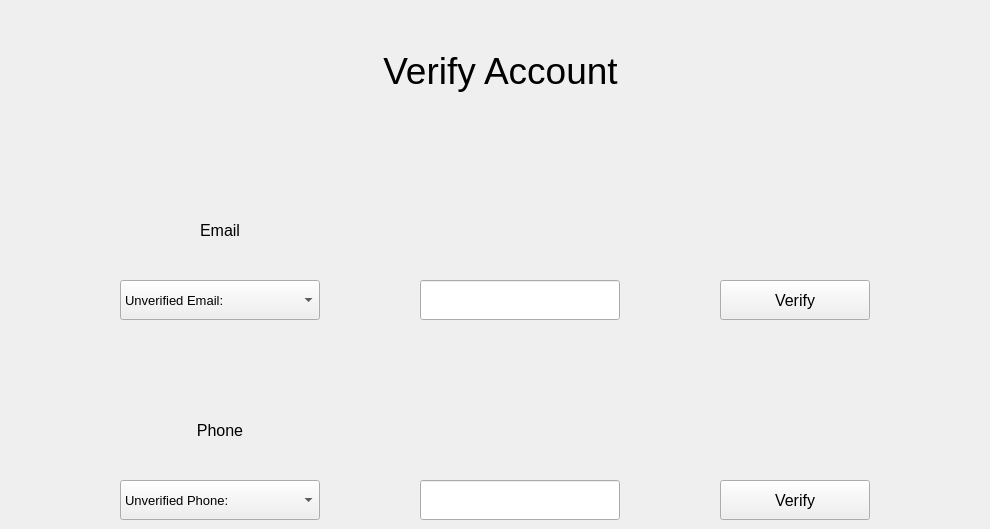
      <widget class="QWidget" name="tab_2">
       <attribute name="title">
        <string>2</string>
       </attribute>
       <widget class="QLineEdit" name="LE_verify_account_email_code">
        <property name="geometry">
         <rect>
          <x>420</x>
          <y>280</y>
          <width>200</width>
          <height>40</height>
         </rect>
        </property>
        <property name="sizePolicy">
         <sizepolicy hsizetype="Preferred" vsizetype="Preferred">
          <horstretch>0</horstretch>
          <verstretch>0</verstretch>
         </sizepolicy>
        </property>
        <property name="minimumSize">
         <size>
          <width>200</width>
          <height>40</height>
         </size>
        </property>
        <property name="maximumSize">
         <size>
          <width>200</width>
          <height>30</height>
         </size>
        </property>
        <property name="font">
         <font>
          <pointsize>12</pointsize>
         </font>
        </property>
        <property name="maxLength">
         <number>14</number>
        </property>
        <property name="alignment">
         <set>Qt::AlignCenter</set>
        </property>
       </widget>
       <widget class="QLineEdit" name="LE_verify_account_phone_code">
        <property name="geometry">
         <rect>
          <x>420</x>
          <y>480</y>
          <width>200</width>
          <height>40</height>
         </rect>
        </property>
        <property name="sizePolicy">
         <sizepolicy hsizetype="Preferred" vsizetype="Preferred">
          <horstretch>0</horstretch>
          <verstretch>0</verstretch>
         </sizepolicy>
        </property>
        <property name="minimumSize">
         <size>
          <width>200</width>
          <height>40</height>
         </size>
        </property>
        <property name="maximumSize">
         <size>
          <width>200</width>
          <height>30</height>
         </size>
        </property>
        <property name="font">
         <font>
          <pointsize>12</pointsize>
         </font>
        </property>
        <property name="maxLength">
         <number>14</number>
        </property>
        <property name="alignment">
         <set>Qt::AlignCenter</set>
        </property>
       </widget>
       <widget class="QLabel" name="label_11">
        <property name="geometry">
         <rect>
          <x>120</x>
          <y>210</y>
          <width>200</width>
          <height>40</height>
         </rect>
        </property>
        <property name="minimumSize">
         <size>
          <width>200</width>
          <height>40</height>
         </size>
        </property>
        <property name="maximumSize">
         <size>
          <width>200</width>
          <height>40</height>
         </size>
        </property>
        <property name="font">
         <font>
          <pointsize>12</pointsize>
         </font>
        </property>
        <property name="text">
         <string>Email</string>
        </property>
        <property name="alignment">
         <set>Qt::AlignCenter</set>
        </property>
       </widget>
       <widget class="QLabel" name="label_12">
        <property name="geometry">
         <rect>
          <x>120</x>
          <y>410</y>
          <width>200</width>
          <height>40</height>
         </rect>
        </property>
        <property name="minimumSize">
         <size>
          <width>200</width>
          <height>40</height>
         </size>
        </property>
        <property name="maximumSize">
         <size>
          <width>200</width>
          <height>40</height>
         </size>
        </property>
        <property name="font">
         <font>
          <pointsize>12</pointsize>
         </font>
        </property>
        <property name="text">
         <string>Phone</string>
        </property>
        <property name="alignment">
         <set>Qt::AlignCenter</set>
        </property>
       </widget>
       <widget class="QLabel" name="label_15">
        <property name="geometry">
         <rect>
          <x>20</x>
          <y>0</y>
          <width>961</width>
          <height>141</height>
         </rect>
        </property>
        <property name="font">
         <font>
          <pointsize>28</pointsize>
         </font>
        </property>
        <property name="text">
         <string>Verify Account</string>
        </property>
        <property name="alignment">
         <set>Qt::AlignCenter</set>
        </property>
       </widget>
       <widget class="QPushButton" name="PB_verify_account_email">
        <property name="geometry">
         <rect>
          <x>720</x>
          <y>280</y>
          <width>150</width>
          <height>40</height>
         </rect>
        </property>
        <property name="sizePolicy">
         <sizepolicy hsizetype="Minimum" vsizetype="Fixed">
          <horstretch>150</horstretch>
          <verstretch>30</verstretch>
         </sizepolicy>
        </property>
        <property name="minimumSize">
         <size>
          <width>150</width>
          <height>40</height>
         </size>
        </property>
        <property name="maximumSize">
         <size>
          <width>150</width>
          <height>30</height>
         </size>
        </property>
        <property name="font">
         <font>
          <pointsize>12</pointsize>
         </font>
        </property>
        <property name="text">
         <string>Verify</string>
        </property>
       </widget>
       <widget class="QPushButton" name="PB_verify_account_phone">
        <property name="geometry">
         <rect>
          <x>720</x>
          <y>480</y>
          <width>150</width>
          <height>40</height>
         </rect>
        </property>
        <property name="sizePolicy">
         <sizepolicy hsizetype="Minimum" vsizetype="Fixed">
          <horstretch>150</horstretch>
          <verstretch>30</verstretch>
         </sizepolicy>
        </property>
        <property name="minimumSize">
         <size>
          <width>150</width>
          <height>40</height>
         </size>
        </property>
        <property name="maximumSize">
         <size>
          <width>150</width>
          <height>30</height>
         </size>
        </property>
        <property name="font">
         <font>
          <pointsize>12</pointsize>
         </font>
        </property>
        <property name="text">
         <string>Verify</string>
        </property>
       </widget>
       <widget class="QComboBox" name="CB_verify_account_email">
        <property name="geometry">
         <rect>
          <x>120</x>
          <y>280</y>
          <width>200</width>
          <height>40</height>
         </rect>
        </property>
        <property name="minimumSize">
         <size>
          <width>200</width>
          <height>40</height>
         </size>
        </property>
        <property name="maximumSize">
         <size>
          <width>200</width>
          <height>40</height>
         </size>
        </property>
        <property name="font">
         <font>
          <pointsize>10</pointsize>
         </font>
        </property>
        <property name="contextMenuPolicy">
         <enum>Qt::DefaultContextMenu</enum>
        </property>
        <property name="currentText">
         <string>Unverified Email:</string>
        </property>
        <item>
         <property name="text">
          <string>Unverified Email:</string>
         </property>
        </item>
       </widget>
       <widget class="QComboBox" name="CB_verify_account_phone">
        <property name="geometry">
         <rect>
          <x>120</x>
          <y>480</y>
          <width>200</width>
          <height>40</height>
         </rect>
        </property>
        <property name="minimumSize">
         <size>
          <width>200</width>
          <height>40</height>
         </size>
        </property>
        <property name="maximumSize">
         <size>
          <width>200</width>
          <height>40</height>
         </size>
        </property>
        <property name="font">
         <font>
          <pointsize>10</pointsize>
         </font>
        </property>
        <property name="contextMenuPolicy">
         <enum>Qt::DefaultContextMenu</enum>
        </property>
        <property name="currentText">
         <string>Unverified Phone:</string>
        </property>
        <item>
         <property name="text">
          <string>Unverified Phone:</string>
         </property>
        </item>
       </widget>
      </widget>
